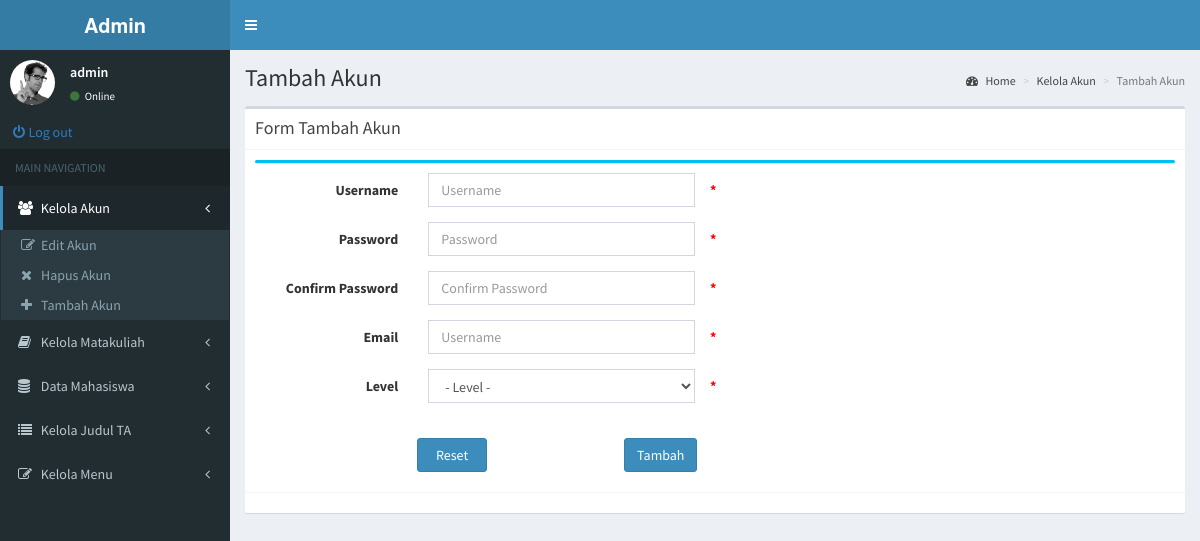
Screenshot of /admin/pages/layout/TambahAkun.php (signed in) with the database file from the repository.
### tables this page shows
CREATE TABLE `tbl_menu_admin` (
  `id` int(11) NOT NULL,
  `menu` varchar(20) NOT NULL,
  `icon` varchar(20) DEFAULT NULL,
  `link` varchar(100) NOT NULL,
  `sub` varchar(3) DEFAULT NULL
);

CREATE TABLE `tbl_submenu_admin` (
  `menu` varchar(20) NOT NULL,
  `submenu` varchar(20) NOT NULL,
  `icon` varchar(20) DEFAULT NULL,
  `link` varchar(100) DEFAULT NULL
);

### cek/cek_MenuAkun.php (called while the page is built, shortened)
<?php
			$username = $password = $confirmpassword = $email = $level = "";
?>

### admin/pages/layout/TambahAkun.php (the view, shortened to what this page needs)
<?php
  include '../../.././cek/cek_MenuAkun.php';
?>
<!DOCTYPE html>
<html>
<head>
  <link rel="stylesheet" href="../../../bower/bower_components/bootstrap/dist/css/bootstrap.min.css">
  <link rel="stylesheet" href="../../../bower/bower_components/font-awesome/css/font-awesome.min.css">
  <link rel="stylesheet" href="../../../bower/bower_components/Ionicons/css/ionicons.min.css">
  <link rel="stylesheet" href="../../../bower/dist/css/AdminLTE.min.css">
  <link rel="stylesheet" href="../../../bower/dist/css/skins/_all-skins.min.css">
</head>
<body class="hold-transition skin-blue fixed sidebar-mini">
<div class="wrapper">
  <header class="main-header">
    <a href="../../index2.html" class="logo">
      <span class="logo-lg"><b>Admin</b></span>
    </a>
    <nav class="navbar navbar-static-top">
      <a href="#" class="sidebar-toggle" data-toggle="push-menu" role="button">
      </a>
    </nav>
  </header>
  <aside class="main-sidebar">
    <section class="sidebar">
      <div class="user-panel">
        <div class="pull-left image">
          <img src="../../../bower/dist/img/user2-160x160.jpg" class="img-circle" alt="User Image">
        </div>
        <div class="pull-left info">
          <p><?php echo $_SESSION['nama'];?></p>
          <a href="#"><i class="fa fa-circle text-success"></i> Online</a>
        </div>
      </div>
      <form method="post" action="../../.././cek/action_out.php">
        <div class="input-group">
          <button name="logout" class="btn btn-link"><i class="fa fa-power-off">&nbsp;</i>Log out</button>
        </div>
      </form>
      <ul class="sidebar-menu" data-widget="tree">
        <li class="header">MAIN NAVIGATION</li>
        <?php
          $con_menu = OpenCon('db_menu');
          $result_menu = $con_menu->query("SELECT menu,icon,link,sub FROM tbl_menu_admin ORDER BY id");
          foreach ($result_menu as $key => $value) {
            $class = '';
            $l = '../layout/';
            if ($value['menu'] == $_SESSION['posisi']){
              $class = 'active';
            }
            if ($value['sub'] == 'yes'){
              $class = 'treeview '.$class;
            }
            echo '<li class="'.$class.'">
                    <a href='.$l.''.$value['link'].'>
                      <i class="'.$value['icon'].'"></i> <span>'.$value['menu'].'</span>';
                      if ($value['sub'] == 'yes'){
                        echo '<span class="pull-right-container">
                                <i class="fa fa-angle-left pull-right"></i>
                              </span>';
                      }
                    echo '</a>';
                    if ($value['sub'] == 'yes'){
                      $result_submenu = $con_menu->query("SELECT submenu,icon,link FROM tbl_submenu_admin WHERE menu='".$value['menu']."'");
                      echo '<ul class="treeview-menu">';
                      foreach ($result_submenu as $key => $value) {
                        echo '<li><a href="../layout/'.$value['link'].'"><i class="'.$value['icon'].'"></i>'.$value['submenu'].'</a></li>';
                      }
                      echo '</ul>';
                    }
            echo '</li>';
          }
        ?>
      </ul>
    </section>
  </aside>
  <div class="content-wrapper">
    <section class="content-header">
      <h1>
        Tambah Akun
      </h1>
      <ol class="breadcrumb">
        <li><a href="#"><i class="fa fa-dashboard"></i> Home</a></li>
        <li><a href="#">Kelola Akun</a></li>
        <li class="active">Tambah Akun</li>
      </ol>
    </section>
    <section class="content">
      <div class="box">
        <div class="box-header with-border">
          <h3 class="box-title">Form Tambah Akun</h3>
        </div>
        <div class="box-body">
          <div class="box box-info">
            <form class="form-horizontal col-lg-8" method="post">
              <div class="box-body">
                <div class="form-group">
                  <label class="col-sm-3 control-label">Username</label>
                  <div class="col-sm-6">
                    <input name="username" type="text" class="form-control" placeholder="Username" value="<?php echo $username;?>">
                  </div>
                  <label class="control-label"><span class="error">* <?php echo $usernameErr;?></span></label>
                </div>
                <div class="form-group">
                  <label for="inputPassword3" class="col-sm-3 control-label">Password</label>
                  <div class="col-sm-6">
                    <input name="passwd" type="password" class="form-control" id="inputPassword3" placeholder="Password" value="<?php echo $password;?>">
                  </div>
                  <label class="control-label"><span class="error">* <?php echo $passwordErr;?></span></label>
                </div>
                <div class="form-group">
                  <label for="inputPassword3" class="col-sm-3 control-label">Confirm Password</label>
                  <div class="col-sm-6">
                    <input name="confirmpasswd" type="password" class="form-control" id="inputPassword3" placeholder="Confirm Password" value="<?php echo $confirmpassword;?>">
                  </div>
                  <label class="control-label"><span class="error">* <?php echo $confirmpasswordErr;?></span></label>
                </div>
                <div class="form-group">
                  <label class="col-sm-3 control-label">Email</label>
                  <div class="col-sm-6">
                    <input name="email" type="email" class="form-control" placeholder="Username" value="<?php echo $email;?>">
                  </div>
                  <label class="control-label"><span class="error">* <?php echo $emailErr;?></span></label>
                </div>
                <div class="form-group">
                  <label class="col-sm-3 control-label">Level</label>
                  <div class="col-sm-6">
                    <select name="level" class="form-control">
                      <option selected disabled hidden>- Level -</option>
                    </select>
                  </div>
                  <label class="control-label"><span class="error">* <?php echo $levelErr;?></span></label>
                </div>
              </div>
              <div class="box-footer col-sm-9 text-center no-border">
                <button name="reset" type="submit" class="btn btn-primary">&nbsp;&nbsp;Reset&nbsp;&nbsp;</button>
                <button name="tombol" value="tambah" type="submit" class="btn btn-primary pull-right">Tambah</button>
              </div>
            </form>
          </div>
        </div>
        <div class="box-footer">
        </div>
      </div>
    </section>
  </div>
</div>
</body>
</html>

### admin/pages/layout/TambahAkun.php (style rules this page uses)
.error { color: #FF0000; }

### rows the page displays
tbl_menu_admin: menu "Kelola Akun", sub "yes" (drawn)
tbl_submenu_admin: submenu "Edit Akun"
tbl_submenu_admin: submenu "Hapus Akun"
tbl_submenu_admin: submenu "Tambah Akun"
tbl_menu_admin: menu "Kelola Matakuliah", sub "yes" (drawn)
tbl_menu_admin: menu "Data Mahasiswa", sub "yes" (drawn)
tbl_menu_admin: menu "Kelola Judul TA", sub "yes" (drawn)
tbl_menu_admin: menu "Kelola Menu", sub "yes" (drawn)

### other values shown
$_SESSION['nama'] "admin"
